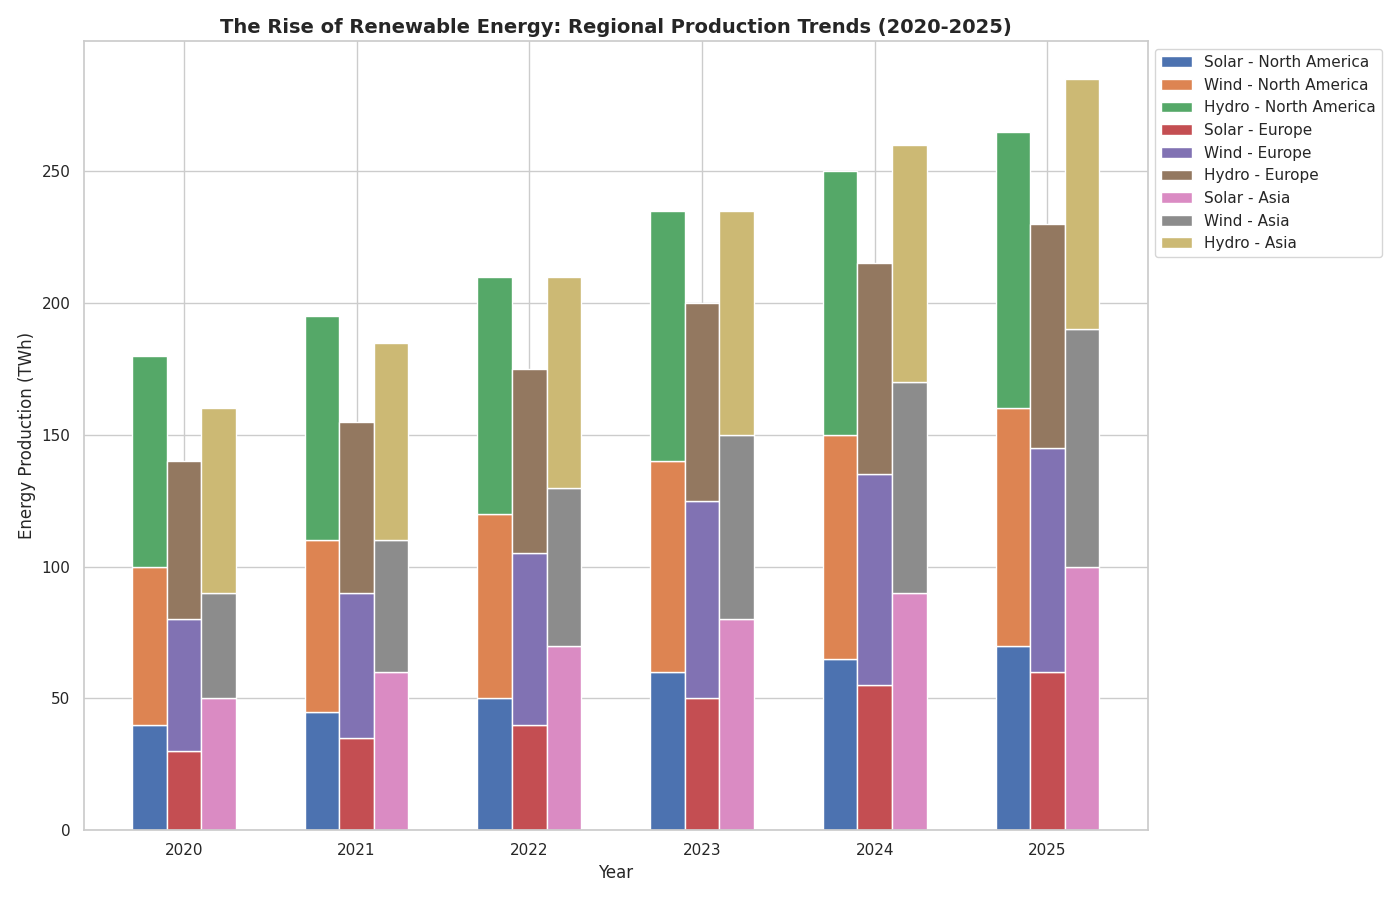

Reproduce this figure in Python.
import matplotlib.pyplot as plt
import numpy as np

# Data setup
years = np.array([2020, 2021, 2022, 2023, 2024, 2025])
regions = ['North America', 'Europe', 'Asia']

solar = np.array([
    [40, 45, 50, 60, 65, 70],
    [30, 35, 40, 50, 55, 60],
    [50, 60, 70, 80, 90, 100]
])

wind = np.array([
    [60, 65, 70, 80, 85, 90],
    [50, 55, 65, 75, 80, 85],
    [40, 50, 60, 70, 80, 90]
])

hydro = np.array([
    [80, 85, 90, 95, 100, 105],
    [60, 65, 70, 75, 80, 85],
    [70, 75, 80, 85, 90, 95]
])

bar_width = 0.2  # Adjust the bar width to accommodate grouped bars
x = np.arange(len(years))

fig, ax = plt.subplots(figsize=(14, 9))

# Plotting grouped bars
for i, region in enumerate(regions):
    ax.bar(x + i*bar_width, solar[i], width=bar_width, label=f'Solar - {region}')
    ax.bar(x + i*bar_width, wind[i], width=bar_width, bottom=solar[i], label=f'Wind - {region}')
    ax.bar(x + i*bar_width, hydro[i], width=bar_width, bottom=solar[i] + wind[i], label=f'Hydro - {region}')

ax.set_xlabel('Year')
ax.set_ylabel('Energy Production (TWh)')
ax.set_title('The Rise of Renewable Energy: Regional Production Trends (2020-2025)', fontweight='bold', fontsize=14)

ax.set_xticks(x + bar_width)
ax.set_xticklabels(years)

ax.legend(loc='upper left', bbox_to_anchor=(1, 1))

plt.tight_layout()
plt.show()
